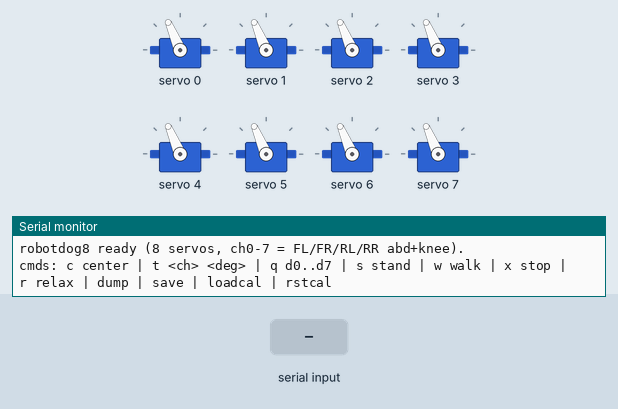
Recording of a sketch running on a simulated ESP32. Parts: 8 × servo, the last lines printed to the serial monitor. Inputs (shaded band) come from the test bench. EEPROM starts erased.

Above: at 1.7 s.
1.8 s: "w\n" received over Serial
At 2.27 s:
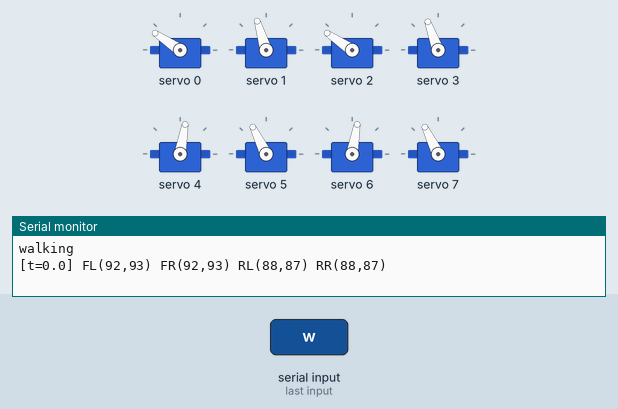
At 2.87 s:
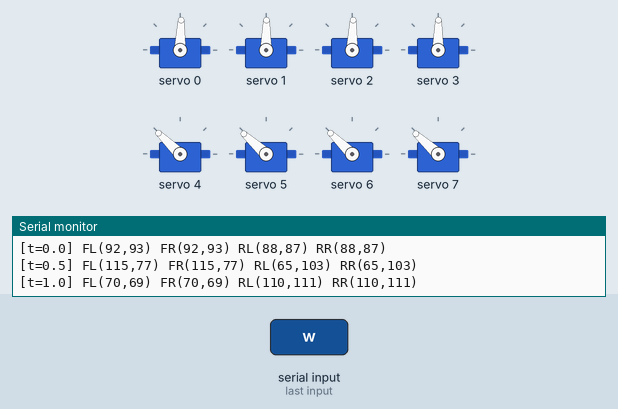
4.8 s: "c\n" received over Serial
Timing chart, 0 to 7.8 s (numbered marks = the images above; inputs shaded):
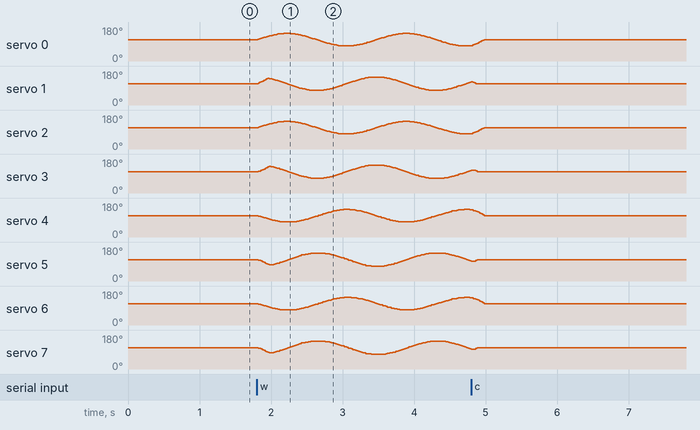

The sketch:

robotdog8.ino
```cpp
// ============================================================================
// robotdog8 — 8-servo quadruped bring-up + scripted trot gait (ESP32 + PCA9685)
//
// 4 legs x 2 joints (hip-abduction + knee). PCA9685 channels 0..7:
//   ch0 FL_abd  ch1 FL_knee   ch2 FR_abd  ch3 FR_knee
//   ch4 RL_abd  ch5 RL_knee   ch6 RR_abd  ch7 RR_knee
//
// 180-deg servos, calibrated in PCA9685 ticks (SERVOMIN/MAX), 50 Hz — matching
// the user's validated single-servo test sketch.
//
// Control: line-based serial @ 115200. Everything is tunable LIVE (no reflash):
//   c                 center all servos (safe pose), stop gait
//   s                 stand pose (= centers), stop gait
//   r                 relax  (cut PWM signal to all servos)
//   x                 stop gait, hold current pose
//   w                 start walking (scripted trot gait)
//   t <ch> <deg>      test: drive one channel to a raw angle (0..180)
//   j <ch> <deg>      alias of t
//   q d0 d1 .. d7     batch: set all 8 joint targets (abs degrees) — policy stream
//   amp  <deg>        abduction swing amplitude
//   kamp <deg>        knee swing amplitude
//   freq <hz>         gait frequency
//   phase <deg>       abduction->knee phase offset
//   dir <ch> <+1|-1>  flip a servo's direction
//   ctr <ch> <deg>    set a servo's center angle
//   lim <ch> <lo> <hi> set a servo's clamp range (deg)
//   slew <deg/s>      max slew rate
//   dump              print calibration + gait params + targets
//   save              record CURRENT commanded angles as the stand pose -> NVS (persists)
//   loadcal           reload the saved stand pose from NVS
//   rstcal            reset centers to 90 deg (not saved until 'save')
// ============================================================================
#include <Wire.h>
#include <Adafruit_PWMServoDriver.h>
#include <Preferences.h>

Adafruit_PWMServoDriver pwm = Adafruit_PWMServoDriver();
Preferences prefs;                 // NVS storage for the saved stand pose
#define CAL_NS  "robotdog8"        // NVS namespace
#define CAL_KEY "centers"         // blob of NSERVO floats (per-channel center deg)

#define SERVOMIN   125     // PCA9685 tick at 0 deg   (user-validated)
#define SERVOMAX   575     // PCA9685 tick at 180 deg (user-validated)
#define SERVO_FREQ 50
#define SDA_PIN    21
#define SCL_PIN    22
#define NSERVO     8
#define CONTROL_HZ 50

// per-servo calibration (degrees)
struct Cal { float center; float lo; float hi; int dir; };
Cal cal[NSERVO];

const char* JNAME[NSERVO] = {
  "FL_abd","FL_knee","FR_abd","FR_knee","RL_abd","RL_knee","RR_abd","RR_knee"
};

float target[NSERVO];    // commanded servo angle (deg, 0..180)
float current[NSERVO];   // slewed actual angle (deg)
bool  walking = false;
bool  relaxed = false;

// gait params (live-tunable)
float gAmpAbd  = 28.0f;   // abduction swing (deg) — gentle wide-stride default
float gAmpKnee = 30.0f;   // knee swing (deg) — gentle wide-stride default
float gFreq    = 0.6f;    // Hz — slow, steady cadence
float gPhase   = 90.0f;   // abduction->knee phase (deg)
float gSlew    = 150.0f;  // deg/s — gentler slew to match the slower gait
float gaitClock = 0.0f;

// trot: diagonal pairs FL+RR and FR+RL in antiphase
const float legPhaseDeg[4] = { 0.0f, 180.0f, 180.0f, 0.0f };  // FL,FR,RL,RR

static inline float clampf(float v, float a, float b){ return v<a?a:(v>b?b:v); }
static inline float d2r(float d){ return d*0.0174532925f; }

void writeServo(int ch, float deg) {
  deg = clampf(deg, cal[ch].lo, cal[ch].hi);
  int pulse = (int)(SERVOMIN + (SERVOMAX - SERVOMIN) * (deg / 180.0f));
  pwm.setPWM(ch, 0, pulse);
}

// Load saved stand-pose centers from NVS into cal[].center (no-op if none saved).
bool loadCal() {
  prefs.begin(CAL_NS, true);                 // read-only
  size_t n = prefs.getBytesLength(CAL_KEY);
  bool ok = (n == sizeof(float)*NSERVO);
  if (ok) {
    float buf[NSERVO];
    prefs.getBytes(CAL_KEY, buf, sizeof(buf));
    for (int i=0;i<NSERVO;i++) cal[i].center = buf[i];
  }
  prefs.end();
  return ok;
}

// Capture the CURRENT commanded angles as the new stand-pose centers + persist.
// NOTE: open-loop servos -> this records what was last COMMANDED (e.g. via `t`),
// not where a relaxed leg was physically moved by hand. Jog with `t` first.
void saveCal() {
  for (int i=0;i<NSERVO;i++) cal[i].center = current[i];
  float buf[NSERVO];
  for (int i=0;i<NSERVO;i++) buf[i] = cal[i].center;
  prefs.begin(CAL_NS, false);                // read-write
  prefs.putBytes(CAL_KEY, buf, sizeof(buf));
  prefs.end();
}

void centerAll() {
  walking = false; relaxed = false;
  for (int i=0;i<NSERVO;i++) target[i] = cal[i].center;
}

void relaxAll() {
  walking = false; relaxed = true;
  for (int i=0;i<NSERVO;i++) pwm.setPWM(i, 0, 0);   // 0 = no pulse -> servo released
}

void gaitStep(float dt) {
  if (!walking) return;
  gaitClock += dt;
  for (int leg=0; leg<4; leg++) {
    float ph = d2r(legPhaseDeg[leg] + 360.0f*gFreq*gaitClock);
    float abdOff  = gAmpAbd  * sinf(ph);
    float kneeOff = gAmpKnee * sinf(ph + d2r(gPhase));
    int a = leg*2, k = leg*2+1;
    target[a] = clampf(cal[a].center + cal[a].dir*abdOff,  cal[a].lo, cal[a].hi);
    target[k] = clampf(cal[k].center + cal[k].dir*kneeOff, cal[k].lo, cal[k].hi);
  }
}

void update(float dt) {
  if (relaxed) return;
  float maxStep = gSlew * dt;
  for (int i=0;i<NSERVO;i++) {
    float e = target[i] - current[i];
    if (e >  maxStep) e =  maxStep;
    if (e < -maxStep) e = -maxStep;
    current[i] += e;
    writeServo(i, current[i]);
  }
}

void dump() {
  Serial.println(F("--- robotdog8 state ---"));
  for (int i=0;i<NSERVO;i++) {
    Serial.printf("ch%d %-8s ctr=%.0f lo=%.0f hi=%.0f dir=%+d  target=%.1f cur=%.1f\n",
      i, JNAME[i], cal[i].center, cal[i].lo, cal[i].hi, cal[i].dir, target[i], current[i]);
  }
  Serial.printf("gait: walking=%d amp=%.1f kamp=%.1f freq=%.2f phase=%.0f slew=%.0f relaxed=%d\n",
    walking, gAmpAbd, gAmpKnee, gFreq, gPhase, gSlew, relaxed);
}

String line;
void handleLine(String s) {
  s.trim(); if (s.length()==0) return;
  char cmd = s[0];
  // tokenize
  int sp1 = s.indexOf(' ');
  String rest = sp1<0 ? "" : s.substring(sp1+1); rest.trim();

  if (s=="c")      { centerAll(); Serial.println(F("centered")); }
  else if (s=="s") { centerAll(); Serial.println(F("stand")); }
  else if (s=="r") { relaxAll(); Serial.println(F("relaxed")); }
  else if (s=="x") { walking=false; for(int i=0;i<NSERVO;i++) target[i]=current[i]; Serial.println(F("stop/hold")); }
  else if (s=="w") { relaxed=false; walking=true; gaitClock=0; Serial.println(F("walking")); }
  else if (s=="dump") { dump(); }
  else if (s=="save") { saveCal(); Serial.print(F("saved stand pose to NVS:")); for(int i=0;i<NSERVO;i++) Serial.printf(" %s=%.0f", JNAME[i], cal[i].center); Serial.println(); }
  else if (s=="loadcal") { if (loadCal()){ centerAll(); Serial.println(F("loaded saved stand pose")); } else Serial.println(F("no saved pose in NVS")); }
  else if (s=="rstcal")  { for(int i=0;i<NSERVO;i++) cal[i].center=90.0f; Serial.println(F("centers reset to 90 (use 'save' to persist)")); }
  else if (s.startsWith("t ")||s.startsWith("j ")) {
    int ch,deg; if (sscanf(rest.c_str(), "%d %d", &ch,&deg)==2 && ch>=0&&ch<NSERVO){
      walking=false; relaxed=false; target[ch]=clampf(deg,cal[ch].lo,cal[ch].hi);
      Serial.printf("ch%d -> %d deg\n", ch, deg);
    } else Serial.println(F("usage: t <ch 0-7> <deg 0-180>"));
  }
  // Batch-joint command for streaming a policy: 8 ABSOLUTE servo degrees
  // (ch0..7), mirror already applied by the host. No dir/center applied here;
  // the existing slew + writeServo path drives them. Silent (no per-frame echo)
  // so a 50 Hz stream doesn't flood the serial link.
  else if (s.startsWith("q ")) {
    float v[NSERVO];
    if (sscanf(rest.c_str(), "%f %f %f %f %f %f %f %f",
               &v[0],&v[1],&v[2],&v[3],&v[4],&v[5],&v[6],&v[7]) == NSERVO) {
      walking=false; relaxed=false;
      for (int i=0;i<NSERVO;i++) target[i]=clampf(v[i], cal[i].lo, cal[i].hi);
    } else Serial.println(F("usage: q d0 d1 .. d7  (8 abs degrees)"));
  }
  else if (s.startsWith("amp "))  { gAmpAbd=rest.toFloat();  Serial.printf("amp=%.1f\n",gAmpAbd); }
  else if (s.startsWith("kamp ")) { gAmpKnee=rest.toFloat(); Serial.printf("kamp=%.1f\n",gAmpKnee); }
  else if (s.startsWith("freq ")) { gFreq=rest.toFloat();    Serial.printf("freq=%.2f\n",gFreq); }
  else if (s.startsWith("phase ")){ gPhase=rest.toFloat();   Serial.printf("phase=%.0f\n",gPhase); }
  else if (s.startsWith("slew ")) { gSlew=rest.toFloat();    Serial.printf("slew=%.0f\n",gSlew); }
  else if (s.startsWith("dir ")) {
    int ch,d; if (sscanf(rest.c_str(),"%d %d",&ch,&d)==2 && ch>=0&&ch<NSERVO){ cal[ch].dir=(d<0)?-1:1; Serial.printf("dir ch%d=%+d\n",ch,cal[ch].dir);} }
  else if (s.startsWith("ctr ")) {
    int ch; float v; if (sscanf(rest.c_str(),"%d %f",&ch,&v)==2 && ch>=0&&ch<NSERVO){ cal[ch].center=v; Serial.printf("ctr ch%d=%.0f\n",ch,v);} }
  else if (s.startsWith("lim ")) {
    int ch; float lo,hi; if (sscanf(rest.c_str(),"%d %f %f",&ch,&lo,&hi)==3 && ch>=0&&ch<NSERVO){ cal[ch].lo=lo; cal[ch].hi=hi; Serial.printf("lim ch%d [%.0f,%.0f]\n",ch,lo,hi);} }
  else Serial.printf("unknown cmd: %s\n", s.c_str());
}

void setup() {
  Serial.begin(115200);
  Wire.begin(SDA_PIN, SCL_PIN);
  pwm.begin();
  pwm.setPWMFreq(SERVO_FREQ);

  for (int i=0;i<NSERVO;i++){ cal[i]={90.0f,15.0f,165.0f,+1}; current[i]=90.0f; target[i]=90.0f; }
  // Right-side legs are MIRROR-MOUNTED (see robot/images): the FR & RR servos face
  // opposite the left side, so the same angle rotates them the other way. Flip their
  // gait direction so the trot is physically symmetric. (dir only affects gaitStep;
  // c/s/t still write absolute angles, so centering stays symmetric at 90 deg.)
  cal[2].dir = -1;  // FR_abd
  cal[3].dir = -1;  // FR_knee
  cal[6].dir = -1;  // RR_abd
  cal[7].dir = -1;  // RR_knee
  // RR_knee sits high (saved center ~140) and the wide knee swing (kamp 30)
  // reaches ~170, so give it headroom above the default 165 clamp.
  cal[7].hi = 180.0f;
  bool haveSaved = loadCal();   // override default 90 centers with saved stand pose
  delay(500);
  centerAll();
  Serial.println(haveSaved ? F("loaded saved stand pose from NVS")
                           : F("no saved stand pose - using 90 deg centers"));
  Serial.println();
  Serial.println(F("robotdog8 ready (8 servos, ch0-7 = FL/FR/RL/RR abd+knee)."));
  Serial.println(F("cmds: c center | t <ch> <deg> | q d0..d7 | s stand | w walk | x stop | r relax | dump | save | loadcal | rstcal"));
}

void loop() {
  while (Serial.available()) {
    char ch = (char)Serial.read();
    if (ch=='\n'||ch=='\r'){ if(line.length()) { handleLine(line); line=""; } }
    else line += ch;
  }

  static unsigned long last=0, lastLog=0;
  unsigned long now=millis();
  unsigned long period = 1000/CONTROL_HZ;
  if (now-last < period) return;
  float dt=(now-last)/1000.0f; last=now;

  gaitStep(dt);
  update(dt);

  if (walking && now-lastLog > 500) {   // ~2 Hz gait telemetry
    lastLog=now;
    Serial.printf("[t=%.1f] FL(%.0f,%.0f) FR(%.0f,%.0f) RL(%.0f,%.0f) RR(%.0f,%.0f)\n",
      gaitClock, current[0],current[1],current[2],current[3],
      current[4],current[5],current[6],current[7]);
  }
}
```
